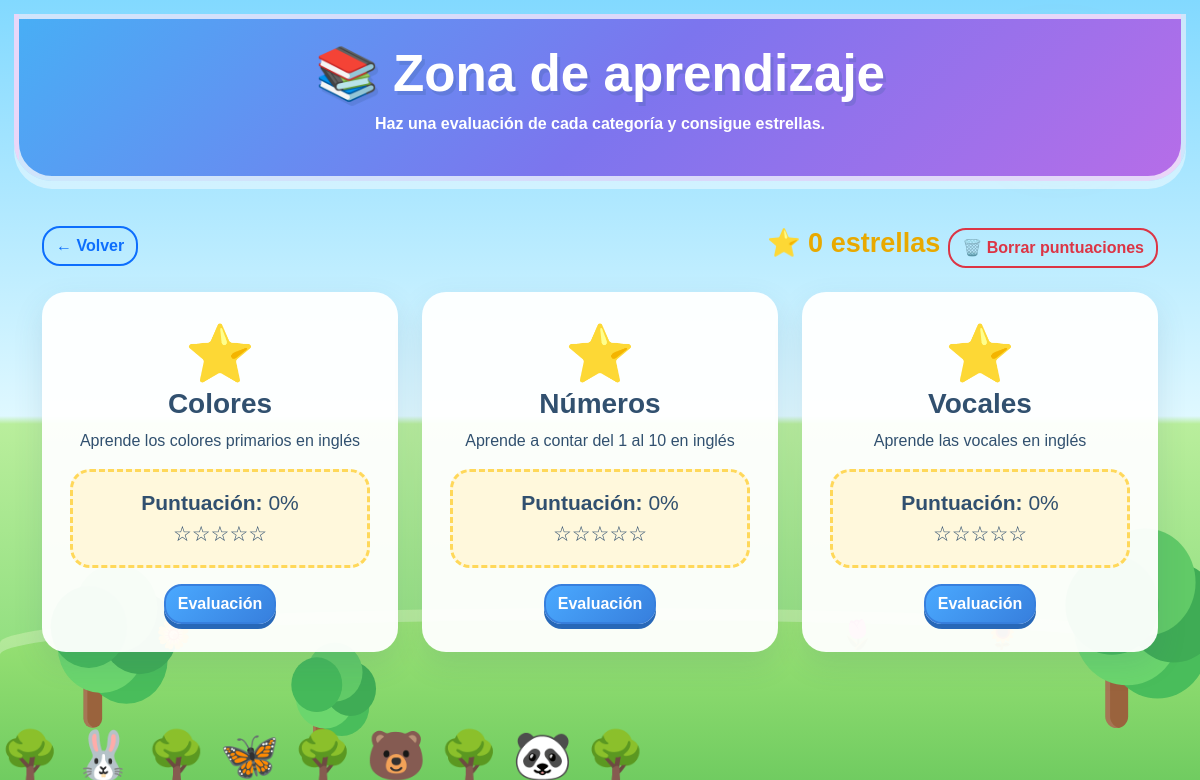
/aprendizaje.php, run on the app's committed database.
### tables this page shows
CREATE TABLE categorias (
 id_categoria INT AUTO_INCREMENT PRIMARY KEY,
 nombre VARCHAR(80) NOT NULL UNIQUE,
 descripcion VARCHAR(255),
 icono VARCHAR(255),
 estado TINYINT(1) DEFAULT 1
);

### aprendizaje.php (the view, shortened to what this page needs)
<?php
require_once "conexion/conexion.php";
$cats=$conexion->query("SELECT * FROM categorias WHERE estado=1 ORDER BY id_categoria")->fetch_all(MYSQLI_ASSOC);
?>
<!doctype html><html lang="es"><head><link rel="stylesheet" href="css/bootstrap.min.css"><link rel="stylesheet" href="css/kids.css"></head>
<body>
<div class="kids-sky" aria-hidden="true">
    <span class="sun"></span>
    <span class="tree tree-1"></span>
    <span class="tree tree-3"></span>
    <span class="flower flower-1">🌼</span>
    <span class="flower flower-2">🌻</span>
    <span class="flower flower-3">🌷</span>
</div>
<header class="hero py-4"><h1>📚 Zona de aprendizaje</h1><p>Haz una evaluación de cada categoría y consigue estrellas.</p></header>
<main class="container py-5"><div class="d-flex justify-content-between align-items-center mb-4"><a href="index.php" class="btn btn-outline-primary">← Volver</a><div><span class="total-stars me-2">⭐ <span id="totalStars">0</span> estrellas</span><button class="btn btn-outline-danger" onclick="borrarPuntuaciones()">🗑️ Borrar puntuaciones</button></div></div>
<div class="row g-4">
<?php foreach($cats as $c): ?><div class="col-md-4"><div class="card score-card shadow-sm h-100"><div class="card-body text-center p-4"><div class="display-4">⭐</div><h3><?php echo htmlspecialchars($c['nombre']); ?></h3><p><?php echo htmlspecialchars($c['descripcion']); ?></p><div class="score-box"><strong>Puntuación:</strong> <span id="score-<?php echo $c['id_categoria']; ?>">0%</span><br><span id="stars-<?php echo $c['id_categoria']; ?>">☆☆☆☆☆</span></div><a href="evaluacion.php?id=<?php echo $c['id_categoria']; ?>" class="btn btn-primary btn-aprender mt-3">Evaluación</a></div></div></div><?php endforeach; ?>
</div></main></body></html>

### data on the page
categorias: nombre "Colores", descripcion "Aprende los colores primarios en inglés"
categorias: nombre "Números", descripcion "Aprende a contar del 1 al 10 en inglés"
categorias: nombre "Vocales", descripcion "Aprende las vocales en inglés"
